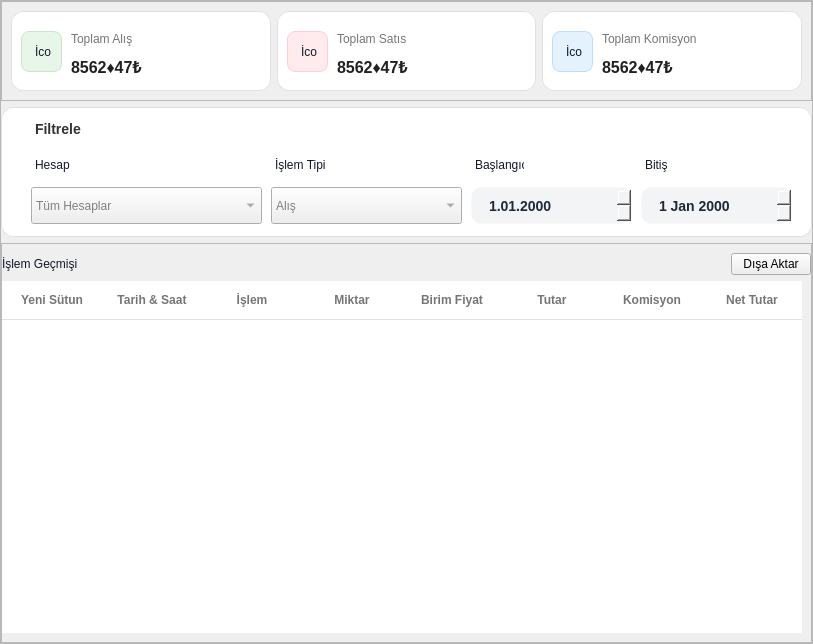
             <widget class="QFrame" name="IslemGecmisiFrame">
              <property name="sizePolicy">
               <sizepolicy hsizetype="Expanding" vsizetype="Expanding">
                <horstretch>0</horstretch>
                <verstretch>0</verstretch>
               </sizepolicy>
              </property>
              <property name="minimumSize">
               <size>
                <width>813</width>
                <height>0</height>
               </size>
              </property>
              <property name="styleSheet">
               <string notr="true">/* ANA KART (Beyaz alan) */
QFrame#HaplarimInfoFrame {
    background-color: #ffffff;
    border: 1px solid #eaecf0;
    border-radius: 16px;
}

/* Üst ikon alanı */
QFrame#IconFrame {
    background-color: #eef4ff;
    border-radius: 12px;
}

/* GENEL YAZI AYARI */
QLabel {
    background: transparent;
    color: #101828;
    font-family: &quot;Segoe UI&quot;, sans-serif;
}

/* Hesap No */
QLabel#HesapNoLabel1 {
    font-size: 16px;
    font-weight: 600;
}

/* Yatırım Hesabı alt yazı */
QLabel#YatirimHesabiLabel {
    font-size: 13px;
    color: #667085;
}

/* Sağdaki Bakiye Başlığı */
QLabel#BakiyeBaslikLabel {
    font-size: 12px;
    color: #667085;
}

/* Sağdaki Bakiye Değeri */
QLabel#BakiyeLabel1 {
    font-size: 18px;
    font-weight: bold;
    color: #101828;
}

/* ÜÇ ALT KART (Açılış Tarihi, Komisyon, Durum) */
QFrame#HesaplarimInfoFrame1,
QFrame#HesaplarimInfoFrame2,
QFrame#HesaplarimInfoFrame3 {
    background-color: #f9fafb;
    border-radius: 12px;
    border: none;
}

/* Alt Kart Başlıkları (Açılış Tarihi — Komisyon Planı — Durum) */
QLabel#HesapAcilisBaslik,
QLabel#KomisyonBaslik,
QLabel#DurumBaslik {
    font-size: 13px;
    color: #667085;
    font-weight: normal;
}

/* İç değerler */
QLabel#HesapAcilisDeger,
QLabel#KomisyonDeger,
QLabel#DurumDeger {
    font-size: 15px;
    font-weight: 600;
    color: #101828;
}

/* Komisyon alt açıklama (Min ₺50 - %1) */
QLabel#KomisyonAltYazi {
    font-size: 12px;
    color: #667085;
}

/* yeşil Aktif Rozeti */
QLabel#DurumLabel1 {
    background-color: #d1fadf;
    color: #027a48;
    border-radius: 12px;
    padding: 4px 12px;
    font-size: 11px;
    font-weight: bold;
    qproperty-alignment: AlignCenter;
}
</string>
              </property>
              <property name="frameShape">
               <enum>QFrame::Shape::StyledPanel</enum>
              </property>
              <property name="frameShadow">
               <enum>QFrame::Shadow::Raised</enum>
              </property>
              <layout class="QVBoxLayout" name="verticalLayout_13">
               <property name="leftMargin">
                <number>0</number>
               </property>
               <property name="topMargin">
                <number>0</number>
               </property>
               <property name="rightMargin">
                <number>0</number>
               </property>
               <property name="bottomMargin">
                <number>0</number>
               </property>
               <item>
                <widget class="QFrame" name="ToplamBilgilerFrame">
                 <property name="sizePolicy">
                  <sizepolicy hsizetype="Expanding" vsizetype="Expanding">
                   <horstretch>0</horstretch>
                   <verstretch>0</verstretch>
                  </sizepolicy>
                 </property>
                 <property name="minimumSize">
                  <size>
                   <width>803</width>
                   <height>100</height>
                  </size>
                 </property>
                 <property name="maximumSize">
                  <size>
                   <width>16777215</width>
                   <height>120</height>
                  </size>
                 </property>
                 <property name="styleSheet">
                  <string notr="true"/>
                 </property>
                 <property name="frameShape">
                  <enum>QFrame::Shape::StyledPanel</enum>
                 </property>
                 <property name="frameShadow">
                  <enum>QFrame::Shadow::Raised</enum>
                 </property>
                 <layout class="QHBoxLayout" name="horizontalLayout_5">
                  <item>
                   <widget class="QFrame" name="frame_10">
                    <property name="styleSheet">
                     <string notr="true">background-color: #FFFFFF;
    border: 1px solid #E0E0E0;   /* İnce gri çerçeve */
    border-radius: 12px;</string>
                    </property>
                    <property name="frameShape">
                     <enum>QFrame::Shape::StyledPanel</enum>
                    </property>
                    <property name="frameShadow">
                     <enum>QFrame::Shadow::Raised</enum>
                    </property>
                    <widget class="QLabel" name="label_16">
                     <property name="geometry">
                      <rect>
                       <x>10</x>
                       <y>20</y>
                       <width>41</width>
                       <height>41</height>
                      </rect>
                     </property>
                     <property name="styleSheet">
                      <string notr="true">border-radius: 8px;       /* İkon kutusunun köşeleri */
    padding: 10px;            /* İkonun kenarlara yapışmaması için */
    qproperty-alignment: AlignCenter;
background-color: #E8F5E9;  /* Çok açık yeşil zemin */
    /* İkon rengi için SVG kullanmak en iyisidir, ama border ile yaparsan: */
    border: 1px solid #C8E6C9;</string>
                     </property>
                     <property name="text">
                      <string>İcon</string>
                     </property>
                    </widget>
                    <widget class="QLabel" name="ToplamAlisLabel">
                     <property name="geometry">
                      <rect>
                       <x>60</x>
                       <y>20</y>
                       <width>91</width>
                       <height>16</height>
                      </rect>
                     </property>
                     <property name="styleSheet">
                      <string notr="true">color: #757575;          /* Gri renk */
    font-size: 12px;
    font-weight: normal;
border:transparent;</string>
                     </property>
                     <property name="text">
                      <string>Toplam Alış</string>
                     </property>
                    </widget>
                    <widget class="QLabel" name="ToplamAlisLabel_1">
                     <property name="geometry">
                      <rect>
                       <x>60</x>
                       <y>40</y>
                       <width>101</width>
                       <height>31</height>
                      </rect>
                     </property>
                     <property name="styleSheet">
                      <string notr="true">color: #212121;          /* Koyu siyah */
    font-size: 16px;
    font-weight: bold;
border:transparent;</string>
                     </property>
                     <property name="text">
                      <string>8562♦47₺</string>
                     </property>
                    </widget>
                   </widget>
                  </item>
                  <item>
                   <widget class="QFrame" name="frame_12">
                    <property name="styleSheet">
                     <string notr="true">background-color: #FFFFFF;
    border: 1px solid #E0E0E0;   /* İnce gri çerçeve */
    border-radius: 12px;</string>
                    </property>
                    <property name="frameShape">
                     <enum>QFrame::Shape::StyledPanel</enum>
                    </property>
                    <property name="frameShadow">
                     <enum>QFrame::Shadow::Raised</enum>
                    </property>
                    <widget class="QLabel" name="ToplamSatisIconLabel">
                     <property name="geometry">
                      <rect>
                       <x>10</x>
                       <y>20</y>
                       <width>41</width>
                       <height>41</height>
                      </rect>
                     </property>
                     <property name="styleSheet">
                      <string notr="true">border-radius: 8px;       /* İkon kutusunun köşeleri */
    padding: 10px;            /* İkonun kenarlara yapışmaması için */
    qproperty-alignment: AlignCenter;
background-color: #FFEBEE;  /* Çok açık kırmızı zemin */
    border: 1px solid #FFCDD2;</string>
                     </property>
                     <property name="text">
                      <string>İcon</string>
                     </property>
                    </widget>
                    <widget class="QLabel" name="ToplamSatisLabel">
                     <property name="geometry">
                      <rect>
                       <x>60</x>
                       <y>20</y>
                       <width>101</width>
                       <height>16</height>
                      </rect>
                     </property>
                     <property name="styleSheet">
                      <string notr="true">color: #757575;          /* Gri renk */
    font-size: 12px;
    font-weight: normal;
border:transparent;</string>
                     </property>
                     <property name="text">
                      <string>Toplam Satıs</string>
                     </property>
                    </widget>
                    <widget class="QLabel" name="ToplamSatisLabel_1">
                     <property name="geometry">
                      <rect>
                       <x>60</x>
                       <y>40</y>
                       <width>111</width>
                       <height>31</height>
                      </rect>
                     </property>
                     <property name="styleSheet">
                      <string notr="true">color: #212121;          /* Koyu siyah */
    font-size: 16px;
    font-weight: bold;
border:transparent;</string>
                     </property>
                     <property name="text">
                      <string>8562♦47₺</string>
                     </property>
                    </widget>
                   </widget>
                  </item>
                  <item>
                   <widget class="QFrame" name="frame_11">
                    <property name="styleSheet">
                     <string notr="true">background-color: #FFFFFF;
    border: 1px solid #E0E0E0;   /* İnce gri çerçeve */
    border-radius: 12px;</string>
                    </property>
                    <property name="frameShape">
                     <enum>QFrame::Shape::StyledPanel</enum>
                    </property>
                    <property name="frameShadow">
                     <enum>QFrame::Shadow::Raised</enum>
                    </property>
                    <widget class="QLabel" name="ToplamKomisyonIconLabel">
                     <property name="geometry">
                      <rect>
                       <x>10</x>
                       <y>20</y>
                       <width>41</width>
                       <height>41</height>
                      </rect>
                     </property>
                     <property name="styleSheet">
                      <string notr="true">border-radius: 8px;       /* İkon kutusunun köşeleri */
    padding: 10px;            /* İkonun kenarlara yapışmaması için */
    qproperty-alignment: AlignCenter;
background-color: #E3F2FD;  /* Çok açık mavi zemin */
    border: 1px solid #BBDEFB;</string>
                     </property>
                     <property name="text">
                      <string>İcon</string>
                     </property>
                    </widget>
                    <widget class="QLabel" name="ToplamKomisyonLabel">
                     <property name="geometry">
                      <rect>
                       <x>60</x>
                       <y>20</y>
                       <width>111</width>
                       <height>16</height>
                      </rect>
                     </property>
                     <property name="styleSheet">
                      <string notr="true">color: #757575;          /* Gri renk */
    font-size: 12px;
    font-weight: normal;
border:transparent;</string>
                     </property>
                     <property name="text">
                      <string>Toplam Komisyon</string>
                     </property>
                    </widget>
                    <widget class="QLabel" name="ToplamKomisyonLabel_1">
                     <property name="geometry">
                      <rect>
                       <x>60</x>
                       <y>40</y>
                       <width>111</width>
                       <height>31</height>
                      </rect>
                     </property>
                     <property name="styleSheet">
                      <string notr="true">color: #212121;          /* Koyu siyah */
    font-size: 16px;
    font-weight: bold;
border:transparent;</string>
                     </property>
                     <property name="text">
                      <string>8562♦47₺</string>
                     </property>
                    </widget>
                   </widget>
                  </item>
                 </layout>
                </widget>
               </item>
               <item>
                <widget class="QFrame" name="FltrelemeFrame">
                 <property name="sizePolicy">
                  <sizepolicy hsizetype="Expanding" vsizetype="Expanding">
                   <horstretch>0</horstretch>
                   <verstretch>0</verstretch>
                  </sizepolicy>
                 </property>
                 <property name="minimumSize">
                  <size>
                   <width>0</width>
                   <height>130</height>
                  </size>
                 </property>
                 <property name="maximumSize">
                  <size>
                   <width>16777215</width>
                   <height>130</height>
                  </size>
                 </property>
                 <property name="styleSheet">
                  <string notr="true">QFrame#FltrelemeFrame{	
background-color: #FFFFFF;
    border: 1px solid #E0E0E0;
    border-radius: 12px;
}
QLabel[class=&quot;inputLabel&quot;] {
    color: #666666;        /* Gri yazı */
    font-size: 11px;       /* Küçük punto */
    font-weight: normal;
    margin-bottom: 2px;    /* Kutuyla yazı arasına hafif boşluk */
}


/* Üzerine gelince (Hover) rengi koyulaşsın */
QComboBox:hover, QDateEdit:hover {
    border: 1px solid #BDBDBD;
}

/* TIKLANDIĞINDA (FOCUS) - Resimdeki Mavi Kenarlık */
QComboBox:focus, QDateEdit:focus {
    border: 2px solid #2196F3;     /* Qt Designer mavisi */
    color: #000000;
}</string>
                 </property>
                 <property name="frameShape">
                  <enum>QFrame::Shape::StyledPanel</enum>
                 </property>
                 <property name="frameShadow">
                  <enum>QFrame::Shadow::Raised</enum>
                 </property>
                 <widget class="QLabel" name="label_17">
                  <property name="geometry">
                   <rect>
                    <x>30</x>
                    <y>10</y>
                    <width>61</width>
                    <height>31</height>
                   </rect>
                  </property>
                  <property name="styleSheet">
                   <string notr="true">font-size: 14px;
    color: #333333; /* Koyu gri/siyah metin */
    margin-bottom: 8px; /* Giriş kutusu ile arasına boşluk */
    font-weight: 500; /* Orta kalınlık */</string>
                  </property>
                  <property name="text">
                   <string>Filtrele</string>
                  </property>
                 </widget>
                 <widget class="QLabel" name="label_18">
                  <property name="geometry">
                   <rect>
                    <x>34</x>
                    <y>50</y>
                    <width>49</width>
                    <height>16</height>
                   </rect>
                  </property>
                  <property name="text">
                   <string>Hesap</string>
                  </property>
                 </widget>
                 <widget class="QLabel" name="label_19">
                  <property name="geometry">
                   <rect>
                    <x>274</x>
                    <y>50</y>
                    <width>81</width>
                    <height>16</height>
                   </rect>
                  </property>
                  <property name="text">
                   <string>İşlem Tipi</string>
                  </property>
                 </widget>
                 <widget class="QLabel" name="label_20">
                  <property name="geometry">
                   <rect>
                    <x>474</x>
                    <y>50</y>
                    <width>49</width>
                    <height>16</height>
                   </rect>
                  </property>
                  <property name="text">
                   <string>Başlangıç</string>
                  </property>
                 </widget>
                 <widget class="QLabel" name="label_21">
                  <property name="geometry">
                   <rect>
                    <x>644</x>
                    <y>50</y>
                    <width>49</width>
                    <height>16</height>
                   </rect>
                  </property>
                  <property name="text">
                   <string>Bitiş</string>
                  </property>
                 </widget>
                 <widget class="QComboBox" name="comboBox_2">
                  <property name="geometry">
                   <rect>
                    <x>30</x>
                    <y>80</y>
                    <width>231</width>
                    <height>37</height>
                   </rect>
                  </property>
                  <property name="sizePolicy">
                   <sizepolicy hsizetype="Expanding" vsizetype="Expanding">
                    <horstretch>0</horstretch>
                    <verstretch>0</verstretch>
                   </sizepolicy>
                  </property>
                  <property name="styleSheet">
                   <string notr="true">color:grey
</string>
                  </property>
                  <item>
                   <property name="text">
                    <string>Tüm Hesaplar</string>
                   </property>
                  </item>
                 </widget>
                 <widget class="QComboBox" name="comboBox_3">
                  <property name="geometry">
                   <rect>
                    <x>270</x>
                    <y>80</y>
                    <width>191</width>
                    <height>37</height>
                   </rect>
                  </property>
                  <property name="sizePolicy">
                   <sizepolicy hsizetype="Expanding" vsizetype="Expanding">
                    <horstretch>0</horstretch>
                    <verstretch>0</verstretch>
                   </sizepolicy>
                  </property>
                  <property name="styleSheet">
                   <string notr="true">color:grey</string>
                  </property>
                  <item>
                   <property name="text">
                    <string>Alış</string>
                   </property>
                  </item>
                  <item>
                   <property name="text">
                    <string>Satış</string>
                   </property>
                  </item>
                 </widget>
                 <widget class="QDateEdit" name="dateEdit">
                  <property name="geometry">
                   <rect>
                    <x>470</x>
                    <y>80</y>
                    <width>161</width>
                    <height>37</height>
                   </rect>
                  </property>
                  <property name="sizePolicy">
                   <sizepolicy hsizetype="Expanding" vsizetype="Expanding">
                    <horstretch>0</horstretch>
                    <verstretch>0</verstretch>
                   </sizepolicy>
                  </property>
                  <property name="styleSheet">
                   <string notr="true">/* --- 1. GİRİŞ KUTUSU (INPUT) --- */
QDateEdit {
    /* Hafif gri arka plan (Gözü yormaz, modern durur) */
    background-color: #F3F4F6;
    /* Çerçeve yok, sadece zemin rengi var (Unstyled look) */
    border: 1px solid transparent;
    border-radius: 10px;           /* Daha oval köşeler */
    padding: 10px 15px;            /* Geniş iç boşluk */
    color: #1F2937;                /* Koyu antrasit yazı */
    font-size: 14px;
    font-family: &quot;Segoe UI&quot;, sans-serif;
    font-weight: 500;
}

/* Üzerine gelince (Hover) */
QDateEdit:hover {
    background-color: #E5E7EB;     /* Biraz daha koyulaşır */
}

/* Tıklayınca (Focus) */
QDateEdit:focus {
    background-color: #FFFFFF;     /* Beyaz olur */
    border: 1px solid #3B82F6;     /* Modern Mavi Çerçeve */
    /* İstersen border yerine sadece renk değişimi de yapabilirsin */
}

/* --- 2. SAĞDAKİ OK BUTONU --- */
QDateEdit::drop-down {
    border: none;
    background: transparent;
    width: 30px;
}

/* Ok İkonu: Bunu daha minimalist yapalım */
QDateEdit::down-arrow {
    image: url(:/icons/calendar_modern.png); /* Kendi ikonun yoksa standart ok çıkar */
    width: 14px;
    height: 14px;
    margin-right: 10px;
}

/* --- 3. POP-UP TAKVİM (EN ÖNEMLİ KISIM) --- */

/* Takvim Ana Çerçeve */
QCalendarWidget QWidget {
    background-color: #FFFFFF;
    border-bottom-left-radius: 10px;
    border-bottom-right-radius: 10px;
    border: none;
}

/* Takvim Üst Başlık (Ay Yıl Seçimi) */
QCalendarWidget QToolButton {
    color: #374151;
    font-weight: bold;
    icon-size: 24px;
    background-color: transparent;
    margin: 5px;
    border-radius: 5px;
}
QCalendarWidget QToolButton:hover {
    background-color: #F3F4F6;
}

/* Takvimdeki Günler Tablosu (Gridleri yok ediyoruz) */
QCalendarWidget QAbstractItemView:enabled {
    background-color: white;
    color: #4B5563;             /* Günlerin yazı rengi */
    selection-background-color: #3B82F6; /* Seçili gün MAVİ */
    selection-color: white;
    font-size: 13px;
    outline: 0;                 /* Seçimdeki kesik çizgiyi kaldır */
}

/* Seçili Günün Yuvarlak Olması İçin (Qt'de hile yapmak gerekir) */
/* Maalesef Qt Designer CSS ile tam daire (border-radius) tablolarda zor çalışır */
/* Ama renk ve font ile o modern havayı veririz */

/* Hafta Günleri Başlığı (Pzt, Sal...) */
QCalendarWidget QAbstractItemView:enabled::section {
    color: #9CA3AF;            /* Soluk gri başlıklar */
    background-color: white;
    font-weight: bold;
    font-size: 11px;
    padding: 5px;
    border: none;
}

/* Üst Navigasyon Çubuğu Rengi */
QCalendarWidget QWidget#qt_calendar_navigationbar {
    background-color: white;
    border-bottom: 1px solid #E5E7EB; /* Başlık ile günler arasına ince çizgi */
}</string>
                  </property>
                  <property name="displayFormat">
                   <string>d.MM.yyyy</string>
                  </property>
                 </widget>
                 <widget class="QDateEdit" name="dateEdit_2">
                  <property name="geometry">
                   <rect>
                    <x>640</x>
                    <y>80</y>
                    <width>151</width>
                    <height>37</height>
                   </rect>
                  </property>
                  <property name="sizePolicy">
                   <sizepolicy hsizetype="Expanding" vsizetype="Expanding">
                    <horstretch>0</horstretch>
                    <verstretch>0</verstretch>
                   </sizepolicy>
                  </property>
                  <property name="styleSheet">
                   <string notr="true">/* --- 1. GİRİŞ KUTUSU (INPUT) --- */
QDateEdit {
    /* Hafif gri arka plan (Gözü yormaz, modern durur) */
    background-color: #F3F4F6;
    /* Çerçeve yok, sadece zemin rengi var (Unstyled look) */
    border: 1px solid transparent;
    border-radius: 10px;           /* Daha oval köşeler */
    padding: 10px 15px;            /* Geniş iç boşluk */
    color: #1F2937;                /* Koyu antrasit yazı */
    font-size: 14px;
    font-family: &quot;Segoe UI&quot;, sans-serif;
    font-weight: 500;
}

/* Üzerine gelince (Hover) */
QDateEdit:hover {
    background-color: #E5E7EB;     /* Biraz daha koyulaşır */
}

/* Tıklayınca (Focus) */
QDateEdit:focus {
    background-color: #FFFFFF;     /* Beyaz olur */
    border: 1px solid #3B82F6;     /* Modern Mavi Çerçeve */
    /* İstersen border yerine sadece renk değişimi de yapabilirsin */
}


/* Ok İkonu: Bunu daha minimalist yapalım */
QDateEdit::down-arrow {
    image: url(:/icons/calendar_modern.png); /* Kendi ikonun yoksa standart ok çıkar */
    width: 14px;
    height: 14px;
    margin-right: 10px;
}

/* --- 3. POP-UP TAKVİM (EN ÖNEMLİ KISIM) --- */

/* Takvim Ana Çerçeve */
QCalendarWidget QWidget {
    background-color: #FFFFFF;
    border-bottom-left-radius: 10px;
    border-bottom-right-radius: 10px;
    border: none;
}

/* Takvim Üst Başlık (Ay Yıl Seçimi) */
QCalendarWidget QToolButton {
    color: #374151;
    font-weight: bold;
    icon-size: 24px;
    background-color: transparent;
    margin: 5px;
    border-radius: 5px;
}
QCalendarWidget QToolButton:hover {
    background-color: #F3F4F6;
}

/* Takvimdeki Günler Tablosu (Gridleri yok ediyoruz) */
QCalendarWidget QAbstractItemView:enabled {
    background-color: white;
    color: #4B5563;             /* Günlerin yazı rengi */
    selection-background-color: #3B82F6; /* Seçili gün MAVİ */
    selection-color: white;
    font-size: 13px;
    outline: 0;                 /* Seçimdeki kesik çizgiyi kaldır */
}

/* Seçili Günün Yuvarlak Olması İçin (Qt'de hile yapmak gerekir) */
/* Maalesef Qt Designer CSS ile tam daire (border-radius) tablolarda zor çalışır */
/* Ama renk ve font ile o modern havayı veririz */

/* Hafta Günleri Başlığı (Pzt, Sal...) */
QCalendarWidget QAbstractItemView:enabled::section {
    color: #9CA3AF;            /* Soluk gri başlıklar */
    background-color: white;
    font-weight: bold;
    font-size: 11px;
    padding: 5px;
    border: none;
}

/* Üst Navigasyon Çubuğu Rengi */
QCalendarWidget QWidget#qt_calendar_navigationbar {
    background-color: white;
    border-bottom: 1px solid #E5E7EB; /* Başlık ile günler arasına ince çizgi */
}</string>
                  </property>
                  <property name="minimumDateTime">
                   <datetime>
                    <hour>22</hour>
                    <minute>0</minute>
                    <second>0</second>
                    <year>1791</year>
                    <month>9</month>
                    <day>14</day>
                   </datetime>
                  </property>
                  <property name="minimumDate">
                   <date>
                    <year>1791</year>
                    <month>9</month>
                    <day>14</day>
                   </date>
                  </property>
                 </widget>
                </widget>
               </item>
               <item>
                <widget class="QFrame" name="HistoryFrame">
                 <property name="sizePolicy">
                  <sizepolicy hsizetype="Expanding" vsizetype="Expanding">
                   <horstretch>0</horstretch>
                   <verstretch>0</verstretch>
                  </sizepolicy>
                 </property>
                 <property name="minimumSize">
                  <size>
                   <width>0</width>
                   <height>400</height>
                  </size>
                 </property>
                 <property name="frameShape">
                  <enum>QFrame::Shape::StyledPanel</enum>
                 </property>
                 <property name="frameShadow">
                  <enum>QFrame::Shadow::Raised</enum>
                 </property>
                 <layout class="QVBoxLayout" name="verticalLayout_14">
                  <property name="leftMargin">
                   <number>0</number>
                  </property>
                  <property name="rightMargin">
                   <number>0</number>
                  </property>
                  <item>
                   <layout class="QHBoxLayout" name="horizontalLayout_6">
                    <item>
                     <widget class="QLabel" name="label_22">
                      <property name="text">
                       <string>İşlem Geçmişi</string>
                      </property>
                     </widget>
                    </item>
                    <item>
                     <spacer name="horizontalSpacer">
                      <property name="orientation">
                       <enum>Qt::Orientation::Horizontal</enum>
                      </property>
                      <property name="sizeHint" stdset="0">
                       <size>
                        <width>40</width>
                        <height>20</height>
                       </size>
                      </property>
                     </spacer>
                    </item>
                    <item>
                     <widget class="QPushButton" name="pushButton_2">
                      <property name="text">
                       <string>Dışa Aktar</string>
                      </property>
                     </widget>
                    </item>
                   </layout>
                  </item>
                  <item>
                   <widget class="QTableWidget" name="tableWidget">
                    <property name="minimumSize">
                     <size>
                      <width>800</width>
                      <height>140</height>
                     </size>
                    </property>
                    <property name="maximumSize">
                     <size>
                      <width>800</width>
                      <height>16777215</height>
                     </size>
                    </property>
                    <property name="styleSheet">
                     <string notr="true">/* 1. Tablonun Genel Görünümü */
QTableWidget {
    background-color: #FFFFFF;
    border: none;              /* Tablonun dış çizgisini kaldır */
    gridline-color: #E0E0E0;   /* Eğer grid açarsan rengi bu olsun */
}

/* 2. Sütun Başlıkları (En Üstteki Gri Yazılar) */
QHeaderView::section {
    background-color: #FFFFFF; /* Başlık arka planı beyaz */
    color: #757575;            /* Yazı rengi gri */
    font-weight: bold;
    font-size: 12px;
    border: none;              /* Kutucuk çizgilerini kaldır */
    border-bottom: 1px solid #E0E0E0; /* Sadece alta çizgi çek */
    padding: 10px 5px;         /* Biraz boşluk ver */
    text-align: left;
}

/* 3. Satırlar ve Hücreler */
QTableWidget::item {
    padding: 10px 5px;         /* Hücre içi boşluk (Ferah görünüm) */
    border-bottom: 1px solid #F5F5F5; /* Her satırın altına ince çizgi */
    color: #333333;
}

/* 4. Seçili Satır Rengi */
QTableWidget::item:selected {
    background-color: #F5F7FA; /* Seçilince çok açık mavi/gri olsun */
    color: #000000;
}

/* 5. Dışa Aktar Butonu (Mavi) */
QPushButton {
    background-color: #0055FF;
    color: white;
    border-radius: 6px;
    padding: 8px 16px;
    font-weight: bold;
}
QPushButton:hover {
    background-color: #0044CC;
}</string>
                    </property>
                    <property name="editTriggers">
                     <set>QAbstractItemView::EditTrigger::NoEditTriggers</set>
                    </property>
                    <property name="selectionBehavior">
                     <enum>QAbstractItemView::SelectionBehavior::SelectRows</enum>
                    </property>
                    <property name="showGrid">
                     <bool>false</bool>
                    </property>
                    <attribute name="verticalHeaderVisible">
                     <bool>true</bool>
                    </attribute>
                    <column>
                     <property name="text">
                      <string>Yeni Sütun</string>
                     </property>
                    </column>
                    <column>
                     <property name="text">
                      <string>Tarih &amp; Saat</string>
                     </property>
                    </column>
                    <column>
                     <property name="text">
                      <string>İşlem</string>
                     </property>
                    </column>
                    <column>
                     <property name="text">
                      <string>Miktar</string>
                     </property>
                    </column>
                    <column>
                     <property name="text">
                      <string>Birim Fiyat</string>
                     </property>
                    </column>
                    <column>
                     <property name="text">
                      <string>Tutar</string>
                     </property>
                    </column>
                    <column>
                     <property name="text">
                      <string>Komisyon</string>
                     </property>
                    </column>
                    <column>
                     <property name="text">
                      <string>Net Tutar</string>
                     </property>
                    </column>
                   </widget>
                  </item>
                 </layout>
                </widget>
               </item>
              </layout>
             </widget>
